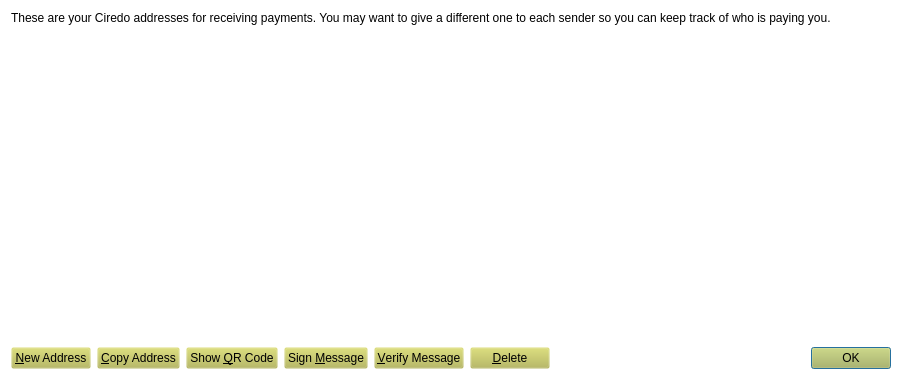
<?xml version="1.0" encoding="UTF-8"?>
<ui version="4.0">
 <class>AddressBookPage</class>
 <widget class="QWidget" name="AddressBookPage">
  <property name="geometry">
   <rect>
    <x>0</x>
    <y>0</y>
    <width>902</width>
    <height>380</height>
   </rect>
  </property>
  <property name="palette">
   <palette>
    <active>
     <colorrole role="WindowText">
      <brush brushstyle="SolidPattern">
       <color alpha="255">
        <red>0</red>
        <green>0</green>
        <blue>0</blue>
       </color>
      </brush>
     </colorrole>
     <colorrole role="Button">
      <brush brushstyle="SolidPattern">
       <color alpha="0">
        <red>182</red>
        <green>184</green>
        <blue>79</blue>
       </color>
      </brush>
     </colorrole>
     <colorrole role="Text">
      <brush brushstyle="SolidPattern">
       <color alpha="255">
        <red>0</red>
        <green>0</green>
        <blue>0</blue>
       </color>
      </brush>
     </colorrole>
     <colorrole role="ButtonText">
      <brush brushstyle="SolidPattern">
       <color alpha="255">
        <red>0</red>
        <green>0</green>
        <blue>0</blue>
       </color>
      </brush>
     </colorrole>
     <colorrole role="Base">
      <brush brushstyle="SolidPattern">
       <color alpha="0">
        <red>182</red>
        <green>184</green>
        <blue>79</blue>
       </color>
      </brush>
     </colorrole>
     <colorrole role="Window">
      <brush brushstyle="SolidPattern">
       <color alpha="0">
        <red>182</red>
        <green>184</green>
        <blue>79</blue>
       </color>
      </brush>
     </colorrole>
     <colorrole role="ToolTipText">
      <brush brushstyle="SolidPattern">
       <color alpha="255">
        <red>255</red>
        <green>252</green>
        <blue>203</blue>
       </color>
      </brush>
     </colorrole>
    </active>
    <inactive>
     <colorrole role="WindowText">
      <brush brushstyle="SolidPattern">
       <color alpha="255">
        <red>0</red>
        <green>0</green>
        <blue>0</blue>
       </color>
      </brush>
     </colorrole>
     <colorrole role="Button">
      <brush brushstyle="SolidPattern">
       <color alpha="0">
        <red>182</red>
        <green>184</green>
        <blue>79</blue>
       </color>
      </brush>
     </colorrole>
     <colorrole role="Text">
      <brush brushstyle="SolidPattern">
       <color alpha="255">
        <red>0</red>
        <green>0</green>
        <blue>0</blue>
       </color>
      </brush>
     </colorrole>
     <colorrole role="ButtonText">
      <brush brushstyle="SolidPattern">
       <color alpha="255">
        <red>0</red>
        <green>0</green>
        <blue>0</blue>
       </color>
      </brush>
     </colorrole>
     <colorrole role="Base">
      <brush brushstyle="SolidPattern">
       <color alpha="0">
        <red>182</red>
        <green>184</green>
        <blue>79</blue>
       </color>
      </brush>
     </colorrole>
     <colorrole role="Window">
      <brush brushstyle="SolidPattern">
       <color alpha="0">
        <red>182</red>
        <green>184</green>
        <blue>79</blue>
       </color>
      </brush>
     </colorrole>
     <colorrole role="ToolTipText">
      <brush brushstyle="SolidPattern">
       <color alpha="255">
        <red>255</red>
        <green>252</green>
        <blue>203</blue>
       </color>
      </brush>
     </colorrole>
    </inactive>
    <disabled>
     <colorrole role="WindowText">
      <brush brushstyle="SolidPattern">
       <color alpha="255">
        <red>190</red>
        <green>190</green>
        <blue>190</blue>
       </color>
      </brush>
     </colorrole>
     <colorrole role="Button">
      <brush brushstyle="SolidPattern">
       <color alpha="0">
        <red>182</red>
        <green>184</green>
        <blue>79</blue>
       </color>
      </brush>
     </colorrole>
     <colorrole role="Text">
      <brush brushstyle="SolidPattern">
       <color alpha="255">
        <red>190</red>
        <green>190</green>
        <blue>190</blue>
       </color>
      </brush>
     </colorrole>
     <colorrole role="ButtonText">
      <brush brushstyle="SolidPattern">
       <color alpha="255">
        <red>190</red>
        <green>190</green>
        <blue>190</blue>
       </color>
      </brush>
     </colorrole>
     <colorrole role="Base">
      <brush brushstyle="SolidPattern">
       <color alpha="0">
        <red>182</red>
        <green>184</green>
        <blue>79</blue>
       </color>
      </brush>
     </colorrole>
     <colorrole role="Window">
      <brush brushstyle="SolidPattern">
       <color alpha="0">
        <red>182</red>
        <green>184</green>
        <blue>79</blue>
       </color>
      </brush>
     </colorrole>
     <colorrole role="ToolTipText">
      <brush brushstyle="SolidPattern">
       <color alpha="255">
        <red>255</red>
        <green>252</green>
        <blue>203</blue>
       </color>
      </brush>
     </colorrole>
    </disabled>
   </palette>
  </property>
  <property name="windowTitle">
   <string>Address Book</string>
  </property>
  <property name="autoFillBackground">
   <bool>false</bool>
  </property>
  <layout class="QVBoxLayout" name="verticalLayout">
   <item>
    <widget class="QLabel" name="labelExplanation">
     <property name="text">
      <string>These are your Ciredo addresses for receiving payments. You may want to give a different one to each sender so you can keep track of who is paying you.</string>
     </property>
     <property name="textFormat">
      <enum>Qt::PlainText</enum>
     </property>
     <property name="wordWrap">
      <bool>true</bool>
     </property>
    </widget>
   </item>
   <item>
    <widget class="QTableView" name="tableView">
     <property name="contextMenuPolicy">
      <enum>Qt::CustomContextMenu</enum>
     </property>
     <property name="toolTip">
      <string>Double-click to edit address or label</string>
     </property>
     <property name="tabKeyNavigation">
      <bool>false</bool>
     </property>
     <property name="alternatingRowColors">
      <bool>true</bool>
     </property>
     <property name="selectionMode">
      <enum>QAbstractItemView::SingleSelection</enum>
     </property>
     <property name="selectionBehavior">
      <enum>QAbstractItemView::SelectRows</enum>
     </property>
     <property name="sortingEnabled">
      <bool>true</bool>
     </property>
     <attribute name="verticalHeaderVisible">
      <bool>false</bool>
     </attribute>
    </widget>
   </item>
   <item>
    <layout class="QHBoxLayout" name="horizontalLayout">
     <item>
      <widget class="QPushButton" name="newAddressButton">
       <property name="toolTip">
        <string>Create a new address</string>
       </property>
       <property name="text">
        <string>&amp;New Address</string>
       </property>
       <property name="icon">
        <iconset resource="../bitcoin.qrc">
         <normaloff>:/icons/add</normaloff>:/icons/add</iconset>
       </property>
      </widget>
     </item>
     <item>
      <widget class="QPushButton" name="copyToClipboard">
       <property name="toolTip">
        <string>Copy the currently selected address to the system clipboard</string>
       </property>
       <property name="text">
        <string>&amp;Copy Address</string>
       </property>
       <property name="icon">
        <iconset resource="../bitcoin.qrc">
         <normaloff>:/icons/editcopy</normaloff>:/icons/editcopy</iconset>
       </property>
      </widget>
     </item>
     <item>
      <widget class="QPushButton" name="showQRCode">
       <property name="text">
        <string>Show &amp;QR Code</string>
       </property>
       <property name="icon">
        <iconset resource="../bitcoin.qrc">
         <normaloff>:/icons/qrcode</normaloff>:/icons/qrcode</iconset>
       </property>
      </widget>
     </item>
     <item>
      <widget class="QPushButton" name="signMessage">
       <property name="palette">
        <palette>
         <active>
          <colorrole role="Button">
           <brush brushstyle="SolidPattern">
            <color alpha="0">
             <red>182</red>
             <green>184</green>
             <blue>79</blue>
            </color>
           </brush>
          </colorrole>
          <colorrole role="Base">
           <brush brushstyle="SolidPattern">
            <color alpha="0">
             <red>0</red>
             <green>0</green>
             <blue>0</blue>
            </color>
           </brush>
          </colorrole>
          <colorrole role="Window">
           <brush brushstyle="SolidPattern">
            <color alpha="0">
             <red>0</red>
             <green>0</green>
             <blue>0</blue>
            </color>
           </brush>
          </colorrole>
          <colorrole role="ToolTipText">
           <brush brushstyle="SolidPattern">
            <color alpha="255">
             <red>182</red>
             <green>184</green>
             <blue>79</blue>
            </color>
           </brush>
          </colorrole>
         </active>
         <inactive>
          <colorrole role="Button">
           <brush brushstyle="SolidPattern">
            <color alpha="0">
             <red>182</red>
             <green>184</green>
             <blue>79</blue>
            </color>
           </brush>
          </colorrole>
          <colorrole role="Base">
           <brush brushstyle="SolidPattern">
            <color alpha="0">
             <red>0</red>
             <green>0</green>
             <blue>0</blue>
            </color>
           </brush>
          </colorrole>
          <colorrole role="Window">
           <brush brushstyle="SolidPattern">
            <color alpha="0">
             <red>0</red>
             <green>0</green>
             <blue>0</blue>
            </color>
           </brush>
          </colorrole>
          <colorrole role="ToolTipText">
           <brush brushstyle="SolidPattern">
            <color alpha="255">
             <red>182</red>
             <green>184</green>
             <blue>79</blue>
            </color>
           </brush>
          </colorrole>
         </inactive>
         <disabled>
          <colorrole role="Button">
           <brush brushstyle="SolidPattern">
            <color alpha="0">
             <red>182</red>
             <green>184</green>
             <blue>79</blue>
            </color>
           </brush>
          </colorrole>
          <colorrole role="Base">
           <brush brushstyle="SolidPattern">
            <color alpha="0">
             <red>0</red>
             <green>0</green>
             <blue>0</blue>
            </color>
           </brush>
          </colorrole>
          <colorrole role="Window">
           <brush brushstyle="SolidPattern">
            <color alpha="0">
             <red>0</red>
             <green>0</green>
             <blue>0</blue>
            </color>
           </brush>
          </colorrole>
          <colorrole role="ToolTipText">
           <brush brushstyle="SolidPattern">
            <color alpha="255">
             <red>182</red>
             <green>184</green>
             <blue>79</blue>
            </color>
           </brush>
          </colorrole>
         </disabled>
        </palette>
       </property>
       <property name="toolTip">
        <string>Sign a message to prove you own a Ciredo address</string>
       </property>
       <property name="text">
        <string>Sign &amp;Message</string>
       </property>
       <property name="icon">
        <iconset resource="../bitcoin.qrc">
         <normaloff>:/icons/edit</normaloff>:/icons/edit</iconset>
       </property>
      </widget>
     </item>
     <item>
      <widget class="QPushButton" name="verifyMessage">
       <property name="toolTip">
        <string>Verify a message to ensure it was signed with a specified Ciredo address</string>
       </property>
       <property name="text">
        <string>&amp;Verify Message</string>
       </property>
       <property name="icon">
        <iconset resource="../bitcoin.qrc">
         <normaloff>:/icons/transaction_0</normaloff>:/icons/transaction_0</iconset>
       </property>
      </widget>
     </item>
     <item>
      <widget class="QPushButton" name="deleteButton">
       <property name="toolTip">
        <string>Delete the currently selected address from the list</string>
       </property>
       <property name="text">
        <string>&amp;Delete</string>
       </property>
       <property name="icon">
        <iconset resource="../bitcoin.qrc">
         <normaloff>:/icons/remove</normaloff>:/icons/remove</iconset>
       </property>
      </widget>
     </item>
     <item>
      <spacer name="horizontalSpacer">
       <property name="orientation">
        <enum>Qt::Horizontal</enum>
       </property>
       <property name="sizeHint" stdset="0">
        <size>
         <width>40</width>
         <height>20</height>
        </size>
       </property>
      </spacer>
     </item>
     <item>
      <widget class="QDialogButtonBox" name="buttonBox">
       <property name="sizePolicy">
        <sizepolicy hsizetype="Maximum" vsizetype="Fixed">
         <horstretch>0</horstretch>
         <verstretch>0</verstretch>
        </sizepolicy>
       </property>
       <property name="standardButtons">
        <set>QDialogButtonBox::Ok</set>
       </property>
      </widget>
     </item>
    </layout>
   </item>
  </layout>
 </widget>
 <resources>
  <include location="../bitcoin.qrc"/>
 </resources>
 <connections/>
</ui>
